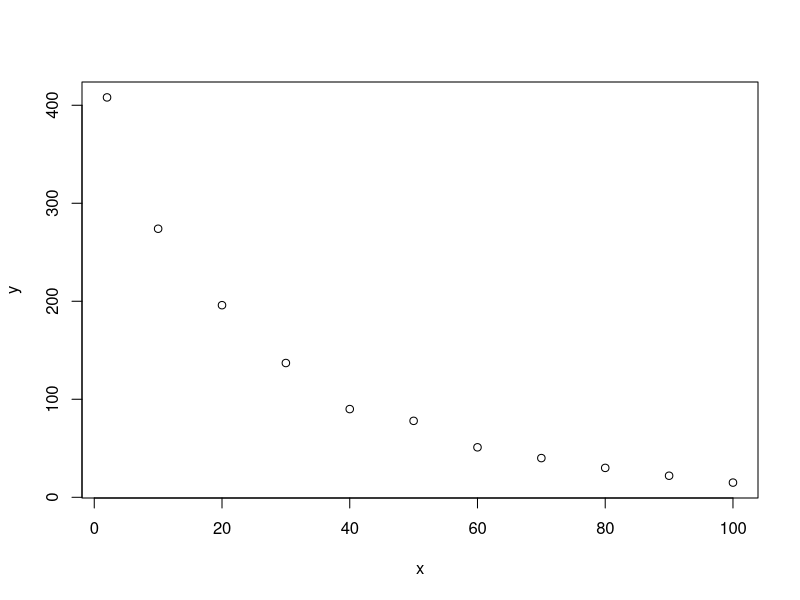

R code for this plot:
# ucitavanje podataka
A.data = read.table("zad51r.dat", header = TRUE, sep = " ")
A.data = data.frame(A.data)

# dijagram raspršenja
plot(A.data)
